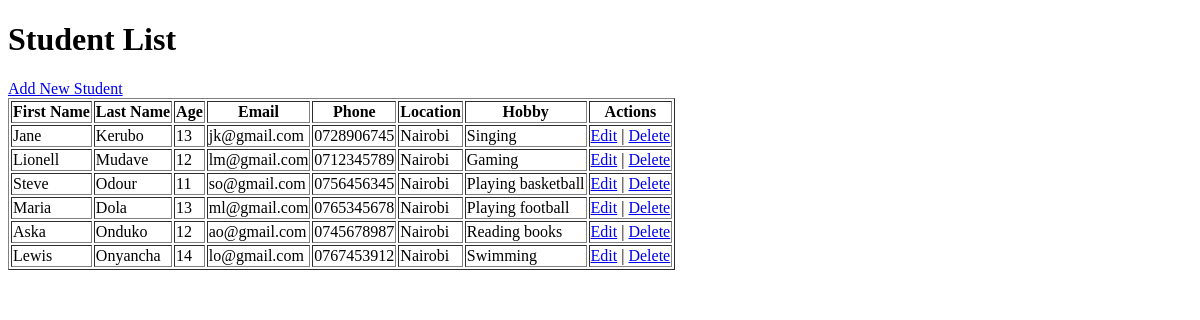
Before: / with the older database file.
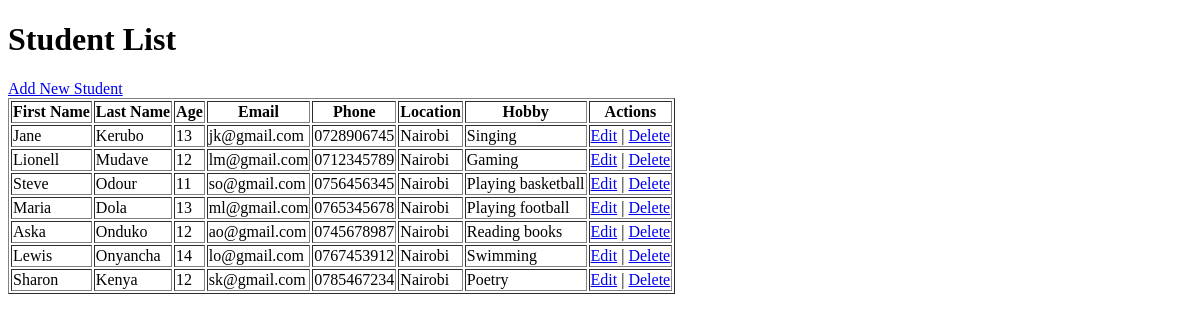
After: the same page with the newer database file.
### students/models.py (models this page shows)
class Student(models.Model):
    first_name = models.CharField(max_length=100)
    last_name = models.CharField(max_length=100)
    age = models.IntegerField()
    email = models.EmailField()
    phone = models.CharField(max_length=20)
    location = models.CharField(max_length=100)
    hobby = models.CharField(max_length=100)
    def __str__(self):
        return f"Student {self.first_name} {self.last_name}"

### students/views.py (the view)
# urls.py: path('', views.index, name='index'),
def index(request):
    students = Student.objects.all()
    print(students)  # For debugging purposes
    return render(request, 'students/index.html', {'students': students})

### students/templates/students/index.html (shortened to what this page needs)
<!DOCTYPE html>
<html>
<head>
</head>
<body>
  <h1>Student List</h1>
  <a href="{% url 'create_student' %}">Add New Student</a>
  <table border="1">
    <thead>
      <tr>
        <th>First Name</th>
        <th>Last Name</th>
        <th>Age</th>
        <th>Email</th>
        <th>Phone</th>
        <th>Location</th>
        <th>Hobby</th>
        <th>Actions</th>
      </tr>
    </thead>
    <tbody>
      {% for student in students %}
      <tr>
        <td>{{ student.first_name }}</td>
        <td>{{ student.last_name }}</td>
        <td>{{ student.age }}</td>
        <td>{{ student.email }}</td>
        <td>{{ student.phone }}</td>
        <td>{{ student.location }}</td>
        <td>{{ student.hobby }}</td>
        <td>
          <a href="{% url 'update_student' student.pk %}">Edit</a> |
          <a href="{% url 'confirm_delete' student.pk %}">Delete</a>
        </td>
      </tr>
      {% endfor %}
    </tbody>
  </table>
</body>
</html>

Changed rows visible on the page:
added Student: first_name "Sharon", last_name "Kenya", age "12", email "sk@gmail.com", phone "0785467234", location "Nairobi", hobby "Poetry"
